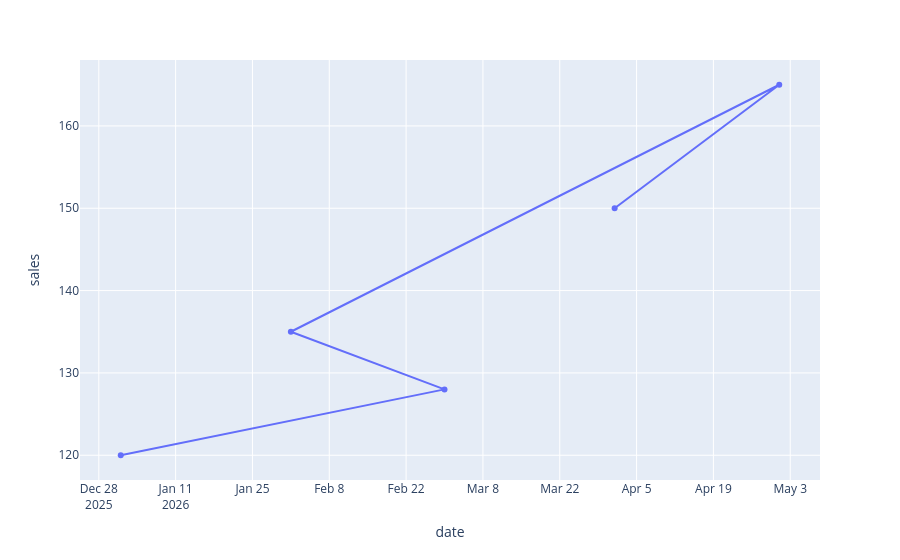

The code cell stored with this chart in its notebook:
### Code cell
fig = px.line(
    unsorted_df,
    x='date',
    y='sales',
    markers=True,
)

fig.show()

### Figure 1 — Plotly figure (JSON) as saved in the notebook; plotly's stock layout.template omitted (floating-point values rounded to 4 significant figures)
{"data": [{"hovertemplate": "date=%{x}<br>sales=%{y}<extra></extra>", "legendgroup": "", "line": {"color": "#636efa", "dash": "solid"}, "marker": {"symbol": "circle"}, "mode": "lines+markers", "name": "", "orientation": "v", "showlegend": false, "x": ["2026-01-01T00:00:00.000000", "2026-03-01T00:00:00.000000", "2026-02-01T00:00:00.000000", "2026-05-01T00:00:00.000000", "2026-04-01T00:00:00.000000"], "xaxis": "x", "y": [120, 128, 135, 165, 150], "yaxis": "y", "type": "scatter"}], "layout": {"xaxis": {"anchor": "y", "domain": [0.0, 1.0], "title": {"text": "date"}}, "yaxis": {"anchor": "x", "domain": [0.0, 1.0], "title": {"text": "sales"}}, "legend": {"tracegroupgap": 0}, "margin": {"t": 60}}}
